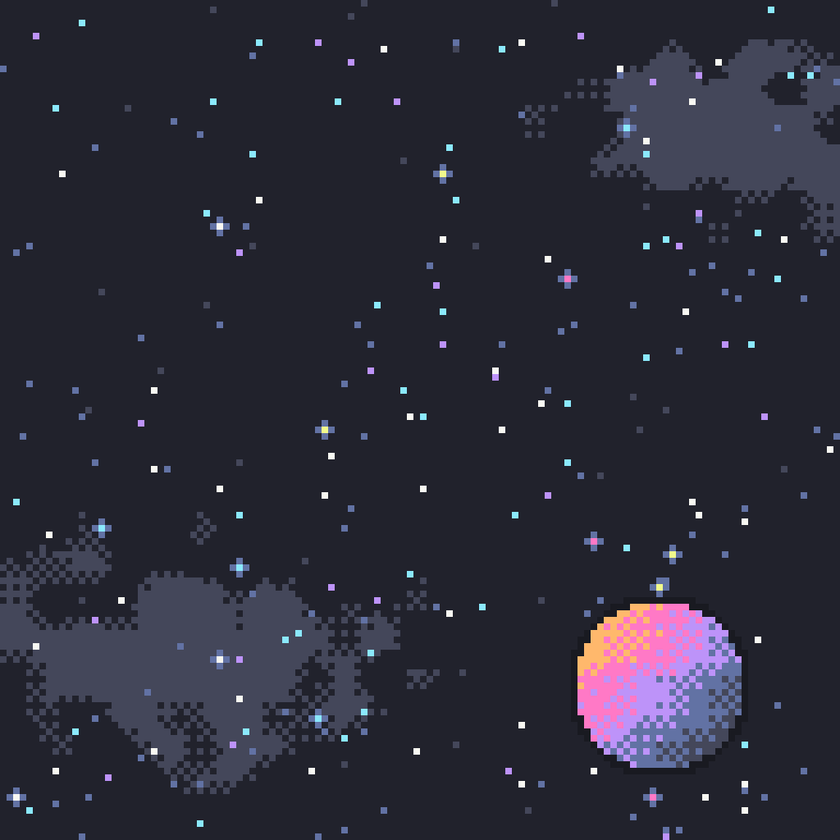
#> input picture _brand/space/assets/bg-square.png, 840 x 840 px, shrunk from 1024 x 1024 before the run
$ python cutout.py assets/bg-square.png out.png
#> lines starting #> are read from the running program, lines starting #| are printed output that depends on the picture; after the words box and inside, x2 and y2 are one past the last pixel; in counts of white or black regions, pixels touching at a corner belong together
# usage: cutout.py in.png out.png  — flood-fill flat #282A36 bg from the corners to transparent, crop to bbox
import sys,numpy as np
from PIL import Image,ImageDraw,ImageFilter
im=Image.open(sys.argv[1]).convert('RGBA'); rgb=im.convert('RGB'); MK=(255,0,255)
#> further down, im is the input picture: PIL image 840x840 RGBA; mean R, G, B, A 43.2, 43.1, 56, 255
for p in((0,0),(im.width-1,0),(0,im.height-1),(im.width-1,im.height-1)): ImageDraw.floodfill(rgb,p,MK,thresh=28)
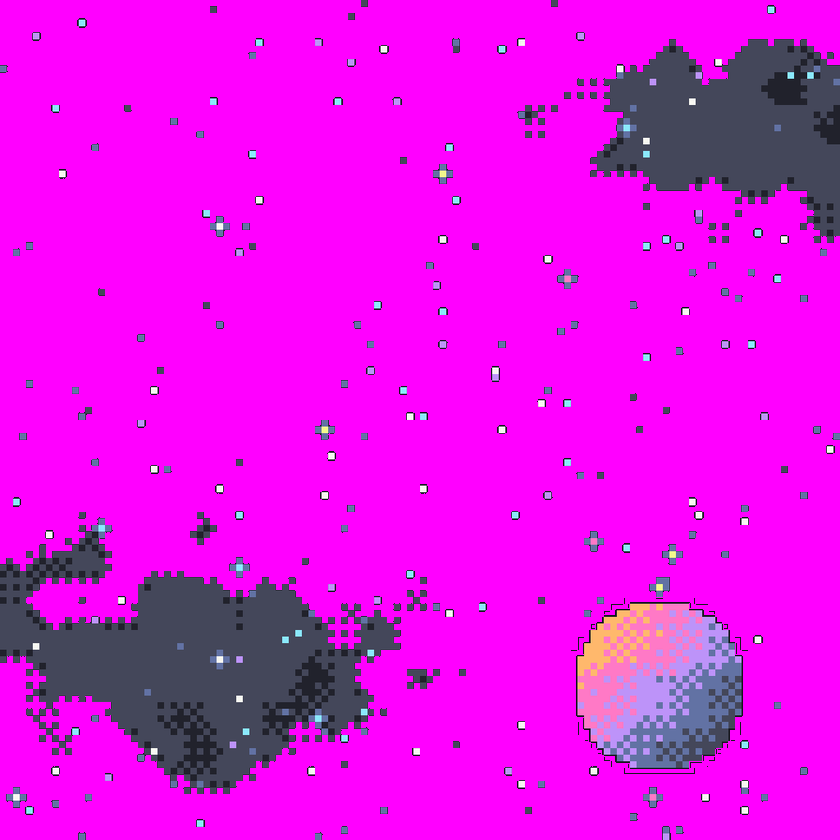
#> rgb: PIL image 840x840 RGB; mean R, G, B 225.1, 15.3, 228.9
m=(np.asarray(rgb)==MK).all(-1)
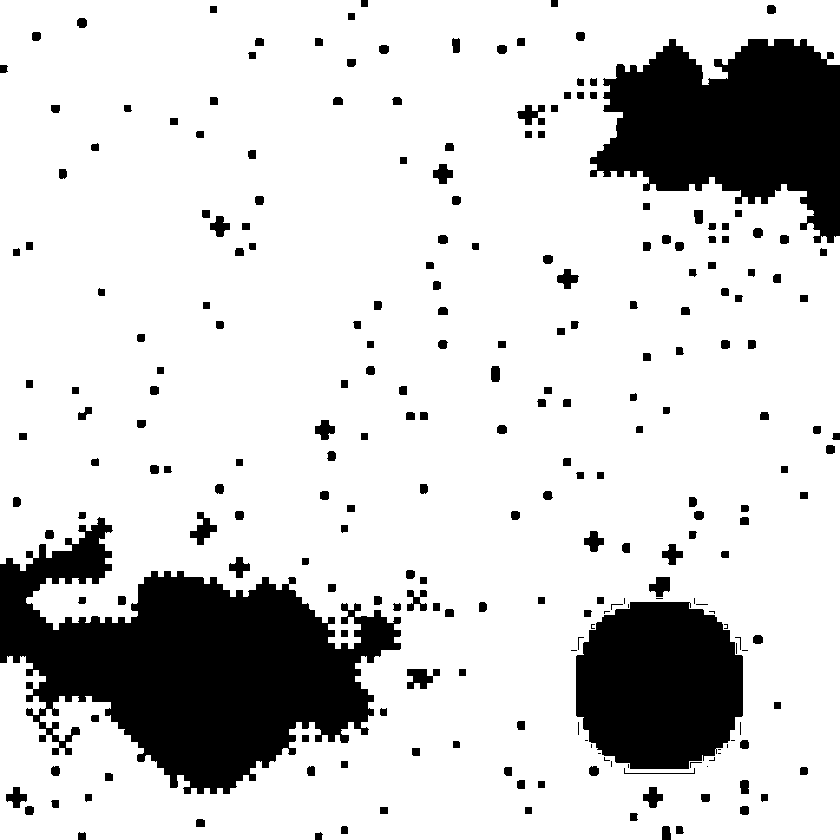
#> m: shape (840, 840) bool; 81.9% white; 239 black regions (30 under 20 px), largest, box (x1, y1, x2, y2) and area: (0, 517, 401, 794) 55595, (590, 39, 840, 243) 32524, (576, 602, 743, 769) 23070
m=np.asarray(Image.fromarray((m*255).astype('uint8')).filter(ImageFilter.MaxFilter(3)))>0  # eat 1px fringe (outline is thick, safe)
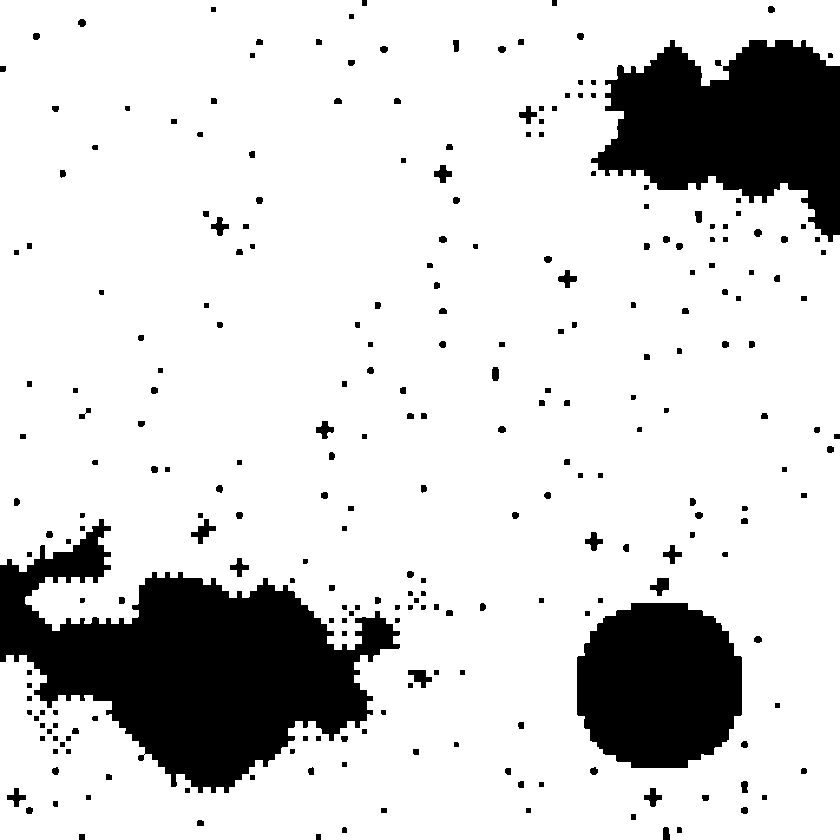
#> m: shape (840, 840) bool; 83.7% white; 257 black regions, largest, box (x1, y1, x2, y2) and area: (0, 519, 400, 793) 51513, (591, 40, 840, 242) 31015, (577, 603, 742, 768) 22383
out=np.asarray(im).copy(); out[m,3]=0; o=Image.fromarray(out); o.crop(o.getchannel('A').getbbox()).save(sys.argv[2])
#> after `out[m, 3] = 0`:
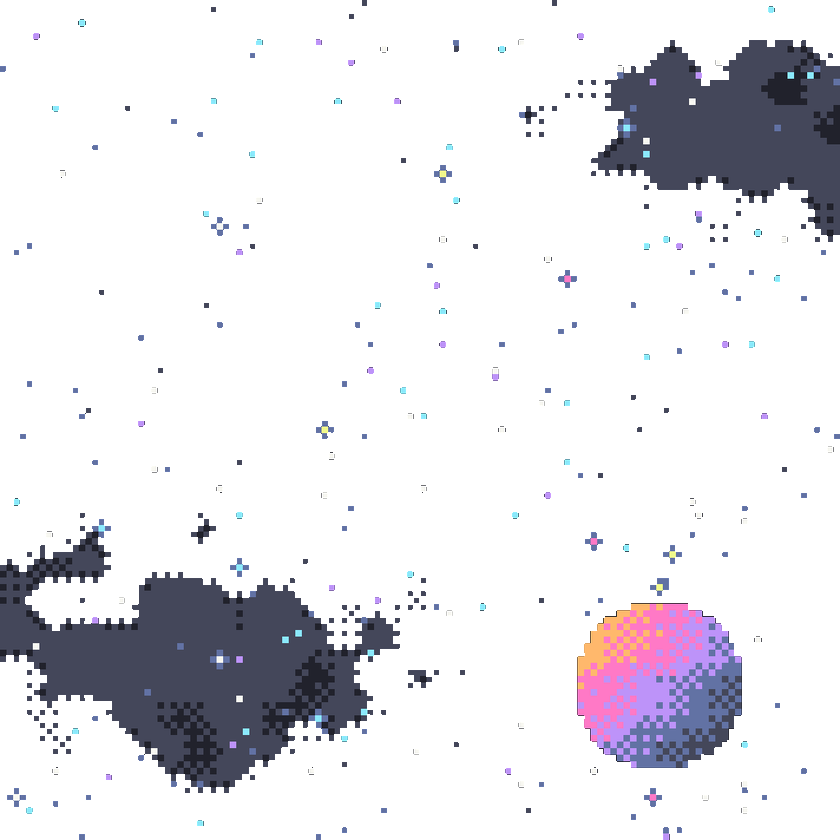
#> out: shape (840, 840, 4); mean R, G, B, A 43.2, 43.1, 56, 41.6; transparent parts drawn white
